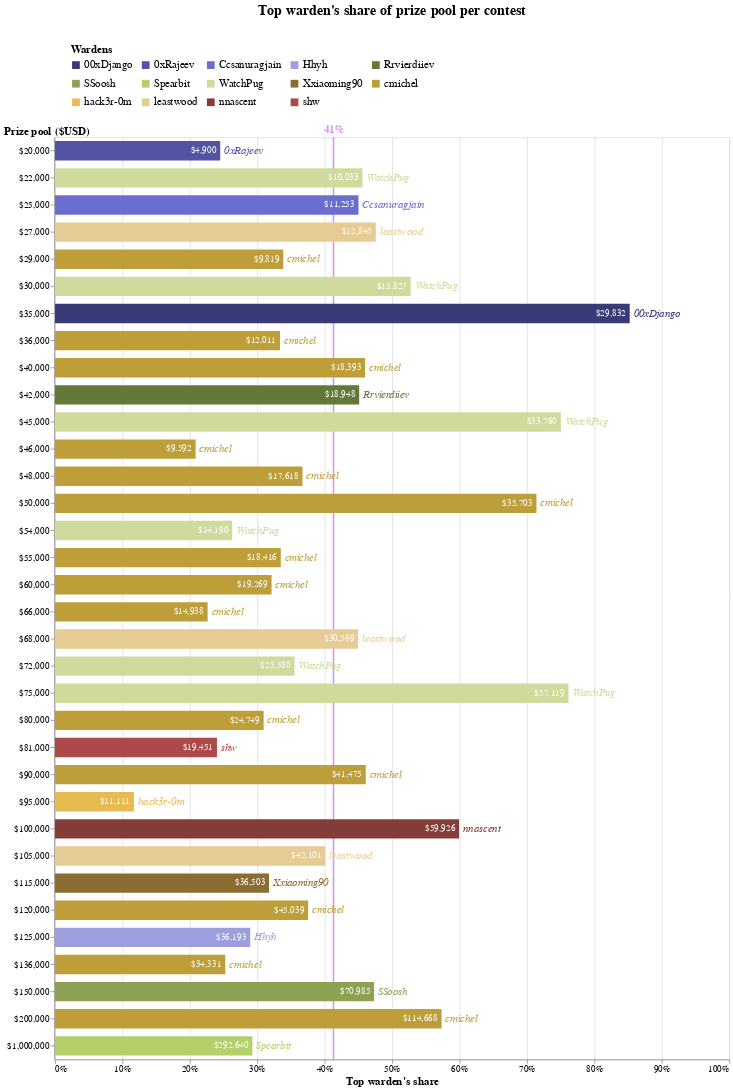

The notebook cell this image was saved under:
### Markdown cell above
### Warden selection
Click on the legend to highlight the data for selected wardens – *use shift+left click for selecting multiple wardens*

### Code cell
(mean_rule_line + \
 mean_rule_label + \
 bars + \
 wardens_labels + \
 shares_labels
).properties(
    title="Top warden's share of prize pool per contest",
    width=870,
    height=alt.Step(bar_size + bar_spacing)
).configure_title(
    anchor='middle',
    fontSize=18,
    offset=15
).configure_axis(
    labelFontSize=12,
    titleFontSize=14
)

### Figure 1 — Vega-Lite specification as saved in the notebook (floating-point values rounded to 4 significant figures)
{"config": {"view": {"continuousWidth": 400, "continuousHeight": 300}, "axis": {"labelFontSize": 12, "titleFontSize": 14}, "title": {"anchor": "middle", "fontSize": 18, "offset": 15}}, "layer": [{"mark": {"type": "rule", "color": "mediumorchid", "opacity": 0.6, "size": 2, "strokeDash": [0]}, "encoding": {"x": {"aggregate": "mean", "field": "prize_money_share", "type": "quantitative"}}, "transform": [{"calculate": "max(datum.prize_money) / datum.prize_pool", "as": "prize_money_share"}]}, {"mark": {"type": "text", "align": "center", "baseline": "middle", "color": "mediumorchid", "fontSize": 14, "fontStyle": "bold", "opacity": 0.6}, "encoding": {"text": {"aggregate": "mean", "field": "prize_money_share", "format": ".0%", "type": "quantitative"}, "x": {"aggregate": "mean", "field": "prize_money_share", "type": "quantitative"}, "y": {"value": -10}}, "transform": [{"calculate": "max(datum.prize_money) / datum.prize_pool", "as": "prize_money_share"}]}, {"mark": {"type": "bar", "size": 25}, "encoding": {"color": {"field": "handle", "legend": {"columns": 5, "labelFontSize": 14, "orient": "top", "padding": 20, "rowPadding": 10, "symbolType": "square", "title": "Wardens", "titleFontSize": 14}, "scale": {"scheme": "category20b"}, "type": "nominal"}, "opacity": {"condition": {"value": 1, "selection": "selector001"}, "value": 0.2}, "x": {"axis": {"format": "%", "gridDash": [0], "tickCount": 10, "title": "Top warden's share"}, "field": "prize_money_share", "scale": {"domain": [0, 1]}, "type": "quantitative"}, "y": {"axis": {"format": "$,", "offset": 1, "title": "Prize pool ($USD)", "titleAnchor": "start", "titleAngle": 0}, "field": "prize_pool", "type": "ordinal"}}, "selection": {"selector001": {"type": "multi", "fields": ["handle"], "bind": "legend"}}, "transform": [{"calculate": "max(datum.prize_money) / datum.prize_pool", "as": "prize_money_share"}]}, {"mark": {"type": "text", "align": "left", "baseline": "middle", "dx": 5.0, "fontSize": 14, "fontStyle": "italic"}, "encoding": {"color": {"field": "handle", "legend": {"columns": 5, "labelFontSize": 14, "orient": "top", "padding": 20, "rowPadding": 10, "symbolType": "square", "title": "Wardens", "titleFontSize": 14}, "scale": {"scheme": "category20b"}, "type": "nominal"}, "text": {"field": "handle", "type": "nominal"}, "x": {"axis": {"format": "%", "gridDash": [0], "tickCount": 10, "title": "Top warden's share"}, "field": "prize_money_share", "scale": {"domain": [0, 1]}, "type": "quantitative"}, "y": {"axis": {"format": "$,", "offset": 1, "title": "Prize pool ($USD)", "titleAnchor": "start", "titleAngle": 0}, "field": "prize_pool", "type": "ordinal"}}, "transform": [{"calculate": "max(datum.prize_money) / datum.prize_pool", "as": "prize_money_share"}]}, {"mark": {"type": "text", "align": "right", "baseline": "middle", "dx": -5.0}, "encoding": {"color": {"value": "white"}, "text": {"field": "prize_money", "format": "$,.0f", "type": "quantitative"}, "x": {"axis": {"format": "%", "gridDash": [0], "tickCount": 10, "title": "Top warden's share"}, "field": "prize_money_share", "scale": {"domain": [0, 1]}, "type": "quantitative"}, "y": {"axis": {"format": "$,", "offset": 1, "title": "Prize pool ($USD)", "titleAnchor": "start", "titleAngle": 0}, "field": "prize_pool", "type": "ordinal"}}, "transform": [{"calculate": "max(datum.prize_money) / datum.prize_pool", "as": "prize_money_share"}]}], "data": {"name": "data-b521d202ee37a0b5346af226a6e2139c"}, "height": {"step": 35}, "title": "Top warden's share of prize pool per contest", "width": 870, "$schema": "https://vega.github.io/schema/vega-lite/v4.17.0.json", "datasets": {"data-b521d202ee37a0b5346af226a6e2139c": [{"contest_report_repo": null, "contest_sponsor": "zksyncv2", "contest_desc": "Rely on math, not validators.", "start": "2022-10-28T00:00:00", "end": "2022-11-09T00:00:00", "prize_pool": 150000.0, "handle": "SSoosh", "prize_money": 70990.0, "total_reports": 1, "high_all": 0, "high_solo": 0, "med_all": 1, "med_solo": 1, "gas_all": 0}, {"contest_report_repo": "2022-09-tribe", "contest_sponsor": "feiandtriberedemption", "contest_desc": "A new DeFi primitive that allows any token to become productive and provide FEI liquidity at no cost to the markets that need it most.", "start": "2022-09-09T00:00:00", "end": "2022-09-12T00:00:00", "prize_pool": 42000.0, "handle": "Rrvierdiiev", "prize_money": 18950.0, "total_reports": 2, "high_all": 0, "high_solo": 0, "med_all": 1, "med_solo": 1, "gas_all": 0}, {"contest_report_repo": "2022-07-yield", "contest_sponsor": "yieldwitchv2", "contest_desc": "Fixed-rate borrowing and lending on Ethereum", "start": "2022-07-14T00:00:00", "end": "2022-07-17T00:00:00", "prize_pool": 25000.0, "handle": "Ccsanuragjain", "prize_money": 11250.0, "total_reports": 3, "high_all": 1, "high_solo": 1, "med_all": 0, "med_solo": 0, "gas_all": 1}, {"contest_report_repo": "2022-06-nested", "contest_sponsor": "nestedfinance", "contest_desc": "The one-stop Defi app to build, manage and monetize your portfolio.", "start": "2022-06-15T00:00:00", "end": "2022-06-18T00:00:00", "prize_pool": 35000.0, "handle": "00xDjango", "prize_money": 29830.0, "total_reports": 2, "high_all": 0, "high_solo": 0, "med_all": 1, "med_solo": 1, "gas_all": 0}, {"contest_report_repo": "2022-06-connext", "contest_sponsor": "connextamarok", "contest_desc": "The interoperability protocol of L2 Ethereum.", "start": "2022-06-08T00:00:00", "end": "2022-06-19T00:00:00", "prize_pool": 115000.0, "handle": "Xxiaoming90", "prize_money": 36500.0, "total_reports": 11, "high_all": 3, "high_solo": 3, "med_all": 7, "med_solo": 2, "gas_all": 0}, {"contest_report_repo": "2022-05-opensea-seaport", "contest_sponsor": "openseaseaport", "contest_desc": "A marketplace contract for safely and efficiently creating and fulfilling orders for ERC721 and ERC1155 items.", "start": "2022-05-20T00:00:00", "end": "2022-06-03T00:00:00", "prize_pool": 1000000.0, "handle": "Spearbit", "prize_money": 292600.0, "total_reports": 5, "high_all": 2, "high_solo": 0, "med_all": 1, "med_solo": 0, "gas_all": 1}, {"contest_report_repo": "2022-05-alchemix", "contest_sponsor": "alchemix", "contest_desc": "A protocol for self-repaying loans with no liquidation risk.", "start": "2022-05-05T00:00:00", "end": "2022-05-18T00:00:00", "prize_pool": 125000.0, "handle": "Hhyh", "prize_money": 36190.0, "total_reports": 8, "high_all": 0, "high_solo": 0, "med_all": 7, "med_solo": 5, "gas_all": 0}, {"contest_report_repo": null, "contest_sponsor": "anchor", "contest_desc": "The Benchmark DeFi Yield.", "start": "2022-02-24T00:00:00", "end": "2022-03-09T00:00:00", "prize_pool": 136000.0, "handle": "cmichel", "prize_money": 34330.0, "total_reports": 7, "high_all": 1, "high_solo": 0, "med_all": 5, "med_solo": 4, "gas_all": 0}, {"contest_report_repo": "2022-01-yield", "contest_sponsor": "yield-convex", "contest_desc": "Fixed-rate borrowing and lending on Ethereum", "start": "2022-01-28T00:00:00", "end": "2022-01-30T00:00:00", "prize_pool": 27000.0, "handle": "leastwood", "prize_money": 12840.0, "total_reports": 3, "high_all": 2, "high_solo": 1, "med_all": 1, "med_solo": 0, "gas_all": 0}, {"contest_report_repo": "2022-01-notional", "contest_sponsor": "notional", "contest_desc": "Fixed rates, now in crypto.", "start": "2022-01-27T00:00:00", "end": "2022-02-02T00:00:00", "prize_pool": 68000.0, "handle": "leastwood", "prize_money": 30570.0, "total_reports": 10, "high_all": 2, "high_solo": 1, "med_all": 4, "med_solo": 3, "gas_all": 0}, {"contest_report_repo": "2022-01-behodler", "contest_sponsor": "behodler", "contest_desc": "Ethereum liquidity protocol powered by token bonding curves.", "start": "2022-01-27T00:00:00", "end": "2022-02-02T00:00:00", "prize_pool": 81000.0, "handle": "shw", "prize_money": 19450.0, "total_reports": 9, "high_all": 4, "high_solo": 2, "med_all": 3, "med_solo": 1, "gas_all": 0}, {"contest_report_repo": "2022-01-elasticswap", "contest_sponsor": "elasticswap", "contest_desc": "The first AMM for Elastic Supply Tokens.", "start": "2022-01-20T00:00:00", "end": "2022-01-26T00:00:00", "prize_pool": 45000.0, "handle": "WatchPug", "prize_money": 33760.0, "total_reports": 14, "high_all": 2, "high_solo": 2, "med_all": 1, "med_solo": 0, "gas_all": 10}, {"contest_report_repo": "2022-01-insure", "contest_sponsor": "insuredao", "contest_desc": "Anyone can create an insurance pool like Uniswap.", "start": "2022-01-07T00:00:00", "end": "2022-01-13T00:00:00", "prize_pool": 72000.0, "handle": "WatchPug", "prize_money": 25580.0, "total_reports": 72, "high_all": 18, "high_solo": 10, "med_all": 4, "med_solo": 0, "gas_all": 38}, {"contest_report_repo": "2022-01-sandclock", "contest_sponsor": "sandclock", "contest_desc": "The Next Generation of Wealth Creation.", "start": "2022-01-06T00:00:00", "end": "2022-01-12T00:00:00", "prize_pool": 54000.0, "handle": "WatchPug", "prize_money": 14190.0, "total_reports": 12, "high_all": 3, "high_solo": 1, "med_all": 6, "med_solo": 4, "gas_all": 0}, {"contest_report_repo": "2022-01-xdefi", "contest_sponsor": "xdefi", "contest_desc": "The fastest wallet in DeFi.", "start": "2022-01-04T00:00:00", "end": "2022-01-06T00:00:00", "prize_pool": 22000.0, "handle": "WatchPug", "prize_money": 10030.0, "total_reports": 21, "high_all": 1, "high_solo": 1, "med_all": 1, "med_solo": 0, "gas_all": 11}, {"contest_report_repo": "2021-12-maple", "contest_sponsor": "maplefinance", "contest_desc": "Institutional capital marketplace powered by blockchain technology.", "start": "2021-12-02T00:00:00", "end": "2021-12-08T00:00:00", "prize_pool": 75000.0, "handle": "WatchPug", "prize_money": 57120.0, "total_reports": 15, "high_all": 1, "high_solo": 1, "med_all": 2, "med_solo": 2, "gas_all": 8}, {"contest_report_repo": "2021-11-streaming", "contest_sponsor": "streamingprotocol", "contest_desc": null, "start": "2021-11-30T00:00:00", "end": "2021-12-07T00:00:00", "prize_pool": 95000.0, "handle": "hack3r-0m", "prize_money": 11110.0, "total_reports": 5, "high_all": 3, "high_solo": 1, "med_all": 0, "med_solo": 0, "gas_all": 0}, {"contest_report_repo": "2021-11-overlay", "contest_sponsor": "overlayprotocol", "contest_desc": "A protocol for trading #DeFi data streams.", "start": "2021-11-16T00:00:00", "end": "2021-11-22T00:00:00", "prize_pool": 46000.0, "handle": "cmichel", "prize_money": 9592.0, "total_reports": 5, "high_all": 1, "high_solo": 1, "med_all": 2, "med_solo": 0, "gas_all": 0}, {"contest_report_repo": "2021-11-fairside", "contest_sponsor": "fairside", "contest_desc": "Decentralized Cost Sharing Network.", "start": "2021-11-09T00:00:00", "end": "2021-11-11T00:00:00", "prize_pool": 29000.0, "handle": "cmichel", "prize_money": 9819.0, "total_reports": 9, "high_all": 3, "high_solo": 1, "med_all": 0, "med_solo": 0, "gas_all": 2}, {"contest_report_repo": "2021-10-tally", "contest_sponsor": "tally", "contest_desc": "The community owned and operated Web3 wallet.", "start": "2021-10-20T00:00:00", "end": "2021-10-22T00:00:00", "prize_pool": 30000.0, "handle": "WatchPug", "prize_money": 15830.0, "total_reports": 12, "high_all": 2, "high_solo": 1, "med_all": 2, "med_solo": 1, "gas_all": 4}, {"contest_report_repo": "2021-10-covalent", "contest_sponsor": "covalent", "contest_desc": "One unified API. One billion possibilities.", "start": "2021-10-19T00:00:00", "end": "2021-10-21T00:00:00", "prize_pool": 36000.0, "handle": "cmichel", "prize_money": 12010.0, "total_reports": 4, "high_all": 1, "high_solo": 1, "med_all": 0, "med_solo": 0, "gas_all": 1}, {"contest_report_repo": "2021-10-tracer", "contest_sponsor": "tracer", "contest_desc": "Tracer Perpetual Pools: No margins. No liquidations. Fully fungible tokens for the DeFi economy.", "start": "2021-10-07T00:00:00", "end": "2021-10-13T00:00:00", "prize_pool": 50000.0, "handle": "cmichel", "prize_money": 35700.0, "total_reports": 22, "high_all": 0, "high_solo": 0, "med_all": 6, "med_solo": 4, "gas_all": 6}, {"contest_report_repo": "2021-10-pooltogether", "contest_sponsor": "pooltogetherv4", "contest_desc": "A protocol for no loss prize savings on Ethereum", "start": "2021-10-07T00:00:00", "end": "2021-10-13T00:00:00", "prize_pool": 105000.0, "handle": "leastwood", "prize_money": 42100.0, "total_reports": 7, "high_all": 1, "high_solo": 1, "med_all": 1, "med_solo": 1, "gas_all": 0}, {"contest_report_repo": "2021-09-sushimiso", "contest_sponsor": "sushimiso", "contest_desc": "Part of the Sushi’s product ecosystem in advancing seamless token and auction launchpad for projects.", "start": "2021-09-09T00:00:00", "end": "2021-09-15T00:00:00", "prize_pool": 80000.0, "handle": "cmichel", "prize_money": 24750.0, "total_reports": 18, "high_all": 2, "high_solo": 1, "med_all": 0, "med_solo": 0, "gas_all": 2}, {"contest_report_repo": "2021-09-bvecvx", "contest_sponsor": "bvecvxbybadgerdao", "contest_desc": "Building Products to Bring BTC to DeFi.", "start": "2021-09-02T00:00:00", "end": "2021-09-08T00:00:00", "prize_pool": 90000.0, "handle": "cmichel", "prize_money": 41470.0, "total_reports": 45, "high_all": 3, "high_solo": 0, "med_all": 6, "med_solo": 6, "gas_all": 3}, {"contest_report_repo": "2021-08-gravitybridge", "contest_sponsor": "gravitybridge", "contest_desc": "An open and decentralized Eth–Cosmos bridge.", "start": "2021-08-26T00:00:00", "end": "2021-09-08T00:00:00", "prize_pool": 100000.0, "handle": "nnascent", "prize_money": 59930.0, "total_reports": 13, "high_all": 3, "high_solo": 3, "med_all": 2, "med_solo": 2, "gas_all": 0}, {"contest_report_repo": "2021-08-notional", "contest_sponsor": "notional", "contest_desc": "Fixed rates, now in crypto.", "start": "2021-08-26T00:00:00", "end": "2021-09-08T00:00:00", "prize_pool": 200000.0, "handle": "cmichel", "prize_money": 114700.0, "total_reports": 52, "high_all": 14, "high_solo": 10, "med_all": 10, "med_solo": 8, "gas_all": 0}, {"contest_report_repo": "2021-07-pooltogether", "contest_sponsor": "pooltogethermicro#1", "contest_desc": "A protocol for no loss prize savings on Ethereum", "start": "2021-07-29T00:00:00", "end": "2021-07-31T00:00:00", "prize_pool": 20000.0, "handle": "0xRajeev", "prize_money": 4900.0, "total_reports": 14, "high_all": 2, "high_solo": 0, "med_all": 2, "med_solo": 1, "gas_all": 5}, {"contest_report_repo": "2021-06-pooltogether", "contest_sponsor": "pooltogether", "contest_desc": "A protocol for no loss prize savings on Ethereum", "start": "2021-06-17T00:00:00", "end": "2021-06-23T00:00:00", "prize_pool": 60000.0, "handle": "cmichel", "prize_money": 19270.0, "total_reports": 14, "high_all": 3, "high_solo": 2, "med_all": 3, "med_solo": 1, "gas_all": 6}, {"contest_report_repo": "2021-05-fairside", "contest_sponsor": "fairside", "contest_desc": "FairSide Network", "start": "2021-05-20T00:00:00", "end": "2021-05-26T00:00:00", "prize_pool": 55000.0, "handle": "cmichel", "prize_money": 18420.0, "total_reports": 14, "high_all": 5, "high_solo": 2, "med_all": 4, "med_solo": 2, "gas_all": 0}, {"contest_report_repo": "2021-05-88mph", "contest_sponsor": "88mph", "contest_desc": "Lend your crypto assets at a fixed-interest rate", "start": "2021-05-13T00:00:00", "end": "2021-05-19T00:00:00", "prize_pool": 48000.0, "handle": "cmichel", "prize_money": 17620.0, "total_reports": 4, "high_all": 0, "high_solo": 0, "med_all": 2, "med_solo": 2, "gas_all": 0}, {"contest_report_repo": "2021-05-nftx", "contest_sponsor": "nftx", "contest_desc": "A community-owned protocol for NFT index funds", "start": "2021-05-06T00:00:00", "end": "2021-05-11T00:00:00", "prize_pool": 66000.0, "handle": "cmichel", "prize_money": 14940.0, "total_reports": 14, "high_all": 3, "high_solo": 0, "med_all": 4, "med_solo": 3, "gas_all": 2}, {"contest_report_repo": "2021-04-basedloans", "contest_sponsor": "basedloans", "contest_desc": "Compound's degenerate brother", "start": "2021-04-29T00:00:00", "end": "2021-05-04T00:00:00", "prize_pool": 40000.0, "handle": "cmichel", "prize_money": 18390.0, "total_reports": 14, "high_all": 2, "high_solo": 2, "med_all": 2, "med_solo": 2, "gas_all": 0}, {"contest_report_repo": "2021-04-vader", "contest_sponsor": "vaderprotocol", "contest_desc": "Capital efficient liquidity protocol", "start": "2021-04-22T00:00:00", "end": "2021-04-28T00:00:00", "prize_pool": 120000.0, "handle": "cmichel", "prize_money": 45040.0, "total_reports": 62, "high_all": 30, "high_solo": 18, "med_all": 12, "med_solo": 6, "gas_all": 10}]}}
